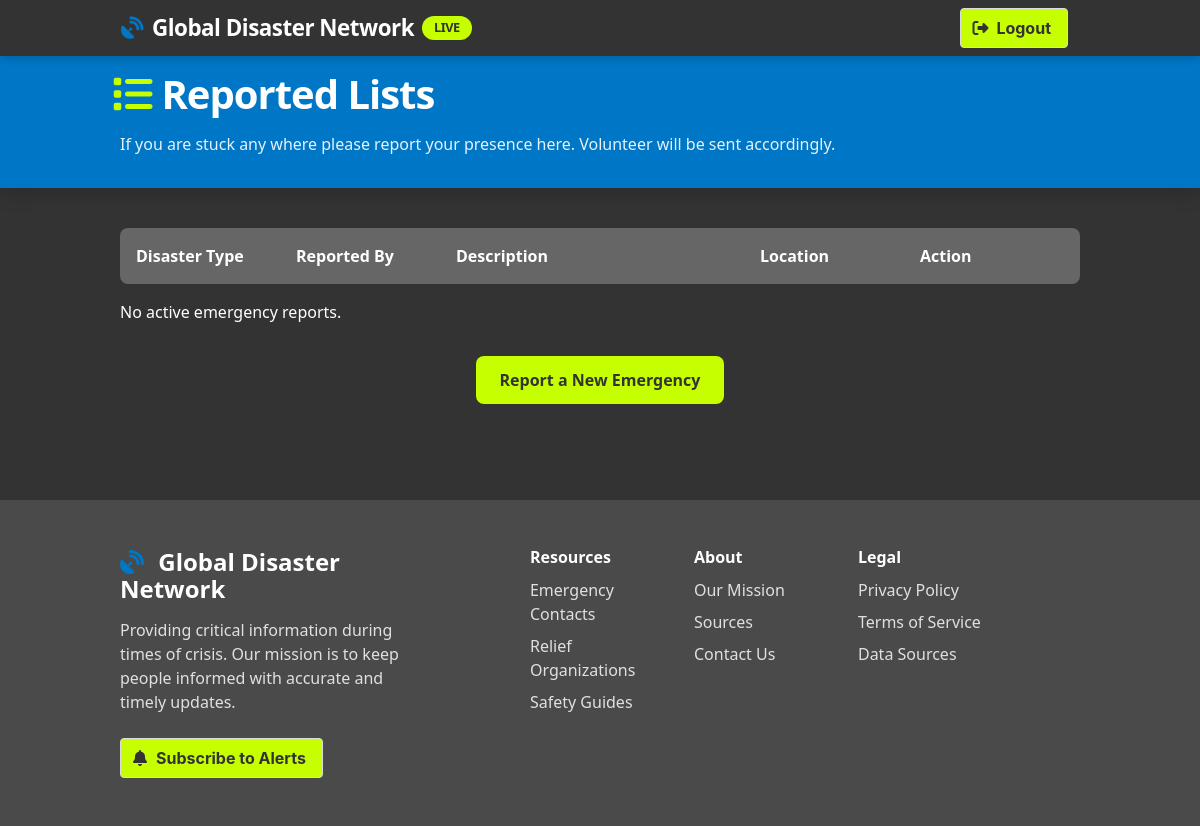
The page /community/report-list/ (signed in) on the database as committed earlier.
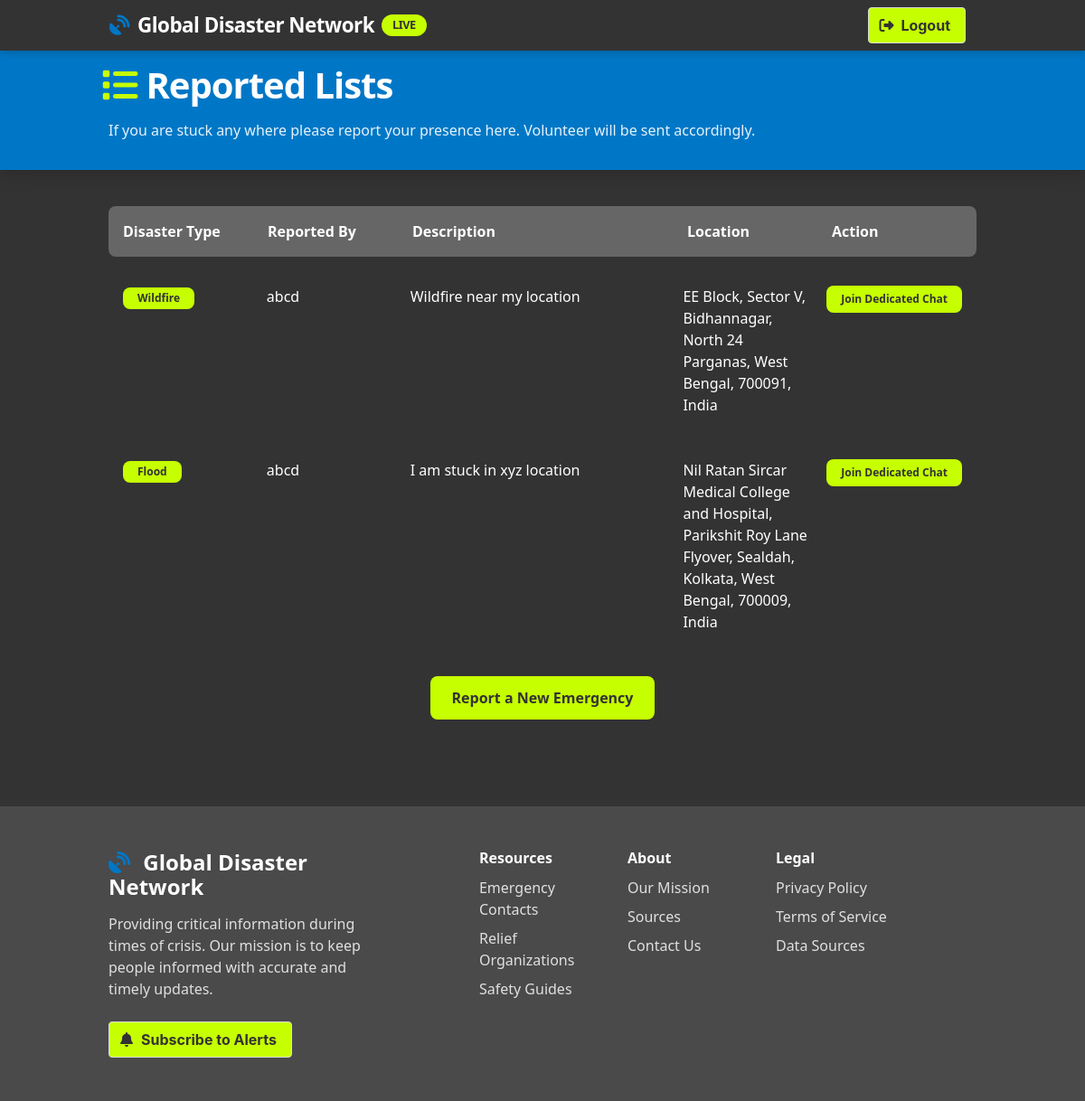
The same page on the database as committed later.
### community/models.py (models this page shows, shortened)
class EmergencyReport(models.Model):
    DISASTER_TYPES = (
        ('flood', 'Flood'),
        ('wildfire', 'Wildfire'),
        ('storm', 'Storm'),
        ('earthquake', 'Earthquake'),
        ('volcanic_eruption', 'Volcanic Eruption'),
        ('drought', 'Drought'),
    )
    user = models.ForeignKey(User, on_delete=models.CASCADE)
    disaster_type = models.CharField(max_length=50, choices=DISASTER_TYPES)
    description = models.TextField()
    location = models.CharField(max_length=255, null=True, blank=True)  # Manually entered location
    latitude = models.FloatField(null=True, blank=True)  # Live location latitude
    longitude = models.FloatField(null=True, blank=True)  # Live location longitude
    reported_at = models.DateTimeField(default=timezone.now)
    is_active = models.BooleanField(default=True)

### community/views.py (the view)
# urls.py: path('report-list/', views.report_list, name='report_list'),
@login_required
def report_list(request):
    time_threshold = timezone.now() - timedelta(hours=24)
    active_reports = EmergencyReport.objects.filter(
        reported_at__gte=time_threshold,
        is_active=True
    ).order_by('-reported_at')
    return render(request, 'community/report_list.html', {
        'active_reports': active_reports
    })

### community/templates/community/report_list.html (shortened to what this page needs)
{% extends 'community/base.html' %}
{% block content %}
<section class="dashboard-header">
  <div class="container">
    <h1 class="dashboard-title">
      <span class="icon mr-2" style="color: var(--lime);">
        <i class="fas fa-list"></i>
      </span>
      Reported Lists
    </h1>
    <p class="dashboard-subtitle">If you are stuck any where please report your presence here. Volunteer will be sent accordingly.</p>
  </div>
</section>
<section class="section" style="margin-top: -2.5rem;">
  <div class="container">
    <div class="active-reports">
      <div class="report-table-header" style="display: grid; grid-template-columns: 1fr 1fr 2fr 1fr 1fr; gap: 1rem; padding: 1rem; background-color: var(--dark-lighter); border-radius: 8px; margin-bottom: 1rem; color: var(--white);">
        <div><strong style="color: var(--white);">Disaster Type</strong></div>
        <div><strong style="color: var(--white);">Reported By</strong></div>
        <div><strong style="color: var(--white);">Description</strong></div>
        <div><strong style="color: var(--white);">Location</strong></div>
        <div><strong style="color: var(--white);">Action</strong></div>
      </div>
      <div class="report-table-body">
        {% if active_reports %}
          {% for report in active_reports %}
        <div class="report-row" style="display: grid; grid-template-columns: 1fr 1fr 2fr 1fr 1fr; gap: 1rem; padding: 1rem; {% if forloop.zero %}background-color: var(--dark-lighter);{% endif %} border-radius: 8px; margin-bottom: 1rem; transition: transform 0.3s ease, box-shadow 0.3s ease;">
          <div>
            <span class="tag" style="background-color: var(--lime); color: var(--dark); padding: 0.5rem 1rem; border-radius: 8px; font-weight: bold;">
          {{ report.disaster_type|title }}
            </span>
          </div>
          <div>
            {{ report.user.username }}
          </div>
          <div>
            {{ report.description }}
          </div>
          <div>
            {% if report.location %}
          {{ report.location }}
            {% else %}
          Not provided
            {% endif %}
          </div>
              <div style="text-align: center;">
                <a href="{% url 'disaster_chat' report.id %}" class="button is-lime is-small" style="background-color: var(--lime); color: var(--dark); border: none; border-radius: 8px; padding: 0.5rem 1rem; font-weight: bold; transition: transform 0.3s ease, background-color 0.3s ease;">
                  Join Dedicated Chat
                </a>
              </div>
            </div>
          {% endfor %}
        {% else %}
          <p class="has-text-white">No active emergency reports.</p>
        {% endif %}
      </div>
    </div>
    <div class="button-container" style="display: flex; justify-content: center; gap: 1rem; margin-top: 2rem;">
      <a href="{% url 'emergency_report' %}" class="report-new-button" style="background-color: var(--lime); color: var(--dark); font-weight: bold; border: none; border-radius: 8px; padding: 0.75rem 1.5rem; transition: transform 0.3s ease, background-color 0.3s ease;">
      Report a New Emergency
      </a>
    </div>
  </div>
</section>
{% endblock content %}

Rows that differ between the two databases and show on the page:
added EmergencyReport: disaster_type "Wildfire", user.username "abcd", description "Wildfire near my location", location "EE Block, Sector V, Bidhannagar, North 24 Parganas, West Bengal, 700091, India"
added EmergencyReport: disaster_type "Flood", user.username "abcd", description "I am stuck in xyz location", location "Nil Ratan Sircar Medical College and Hospital, Parikshit Roy Lane Flyover, Sealdah, Kolkata, West Bengal, 700009, India"
Other text that changed with them:
text no longer shown: "No active emergency reports."
